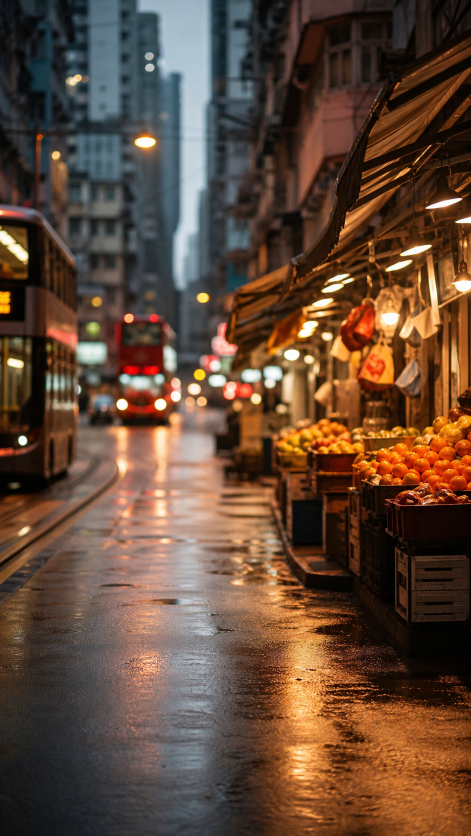
#> input picture assets/hong-kong-camera-bg.png, 941 x 1672 px (shown at 1/2 size)
$ python -i qa_demo_images.py   (imports and definitions only)
#> lines starting #> are read from the running program, lines starting #| are printed output that depends on the picture
#> further down, picture is the input picture: PIL image 941x1672 RGB; mean R, G, B 98.8, 72.8, 55.6
#!/usr/bin/env python3
from __future__ import annotations

import math
import re
import sys
import tempfile
from pathlib import Path

from PIL import Image, ImageChops, ImageDraw, ImageFilter, ImageOps, ImageStat


ROOT = Path(__file__).resolve().parents[1]
MOCK_DATA = ROOT / "web" / "src" / "mockData.js"
IMAGE_DIR = ROOT / "web" / "public" / "assets" / "demo-scenes" / "monthly"
MIN_WIDTH = 1080
MIN_HEIGHT = 1920
TARGET_ASPECT = 9 / 16
ASPECT_TOLERANCE = 0.012
MIN_BYTES = 150 * 1024
MIN_DETAIL_SCORE = 250
WARN_SIDE_PANEL_SCORE = 115
FAIL_SIDE_PANEL_SCORE = 165


# [13 lines left out: functions referenced_images, detail_score, not called in this run]


def rms_difference(a: Image.Image, b: Image.Image) -> float:
    diff = ImageChops.difference(a, b)
    mean = ImageStat.Stat(diff).mean
    return math.sqrt(sum(value * value for value in mean) / len(mean))


def side_panel_score(image: Image.Image) -> tuple[float, str]:
    width, height = image.size
#> width = 941; height = 1672
    best_score = 0.0
    best_label = ""
    for side in ("left", "right"):
        for fraction in (0.06, 0.08, 0.10, 0.12, 0.15, 0.18, 0.22):
            strip_width = max(8, round(width * fraction))
            if side == "left":
                outer = image.crop((0, 0, strip_width, height))
                inner = image.crop((strip_width, 0, strip_width * 2, height))
            else:
                outer = image.crop((width - strip_width, 0, width, height))
                inner = image.crop((width - strip_width * 2, 0, width - strip_width, height))
            score = rms_difference(outer, inner)
            if score > best_score:
                best_score = score
                best_label = f"{side}:{fraction:.0%}"
#> this loop made 2 passes
#> pass 1, in rms_difference, `diff = ImageChops.difference(a, b)`:
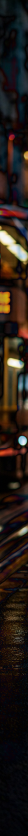
#> diff: PIL image 56x1672 RGB (shown at 1/2 size); mean R, G, B 36.8, 27.8, 22.2
#> pass 1, in rms_difference (call 2), `diff = ImageChops.difference(a, b)`:
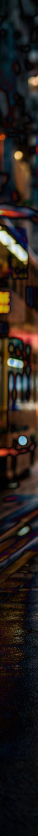
#> diff: PIL image 75x1672 RGB (shown at 1/2 size); mean R, G, B 38.7, 30.9, 27
#> pass 1, in rms_difference (call 3), `diff = ImageChops.difference(a, b)`:
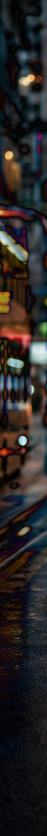
#> diff: PIL image 94x1672 RGB (shown at 1/2 size); mean R, G, B 40.7, 37.6, 37
#> pass 1, in rms_difference (call 4), `diff = ImageChops.difference(a, b)`:
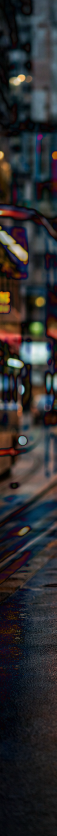
#> diff: PIL image 113x1672 RGB (shown at 1/2 size); mean R, G, B 44.4, 43.5, 45.4
#> after the loop:
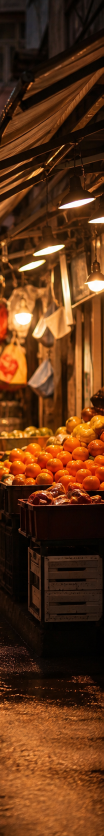
#> outer: PIL image 207x1672 RGB (shown at 1/2 size); mean R, G, B 95.6, 52, 22.1
#> after the loop, best_label = 'left:22%'; best_score = 67.79
    return best_score, best_label


# [100 lines left out: functions make_contact_sheet, main, not called in this run]


# [2 lines not run here, left out]

>>> from PIL import Image
>>> picture = Image.open('../assets/hong-kong-camera-bg.png')
>>> result = side_panel_score(picture)
#> result = (67.79, 'left:22%')
